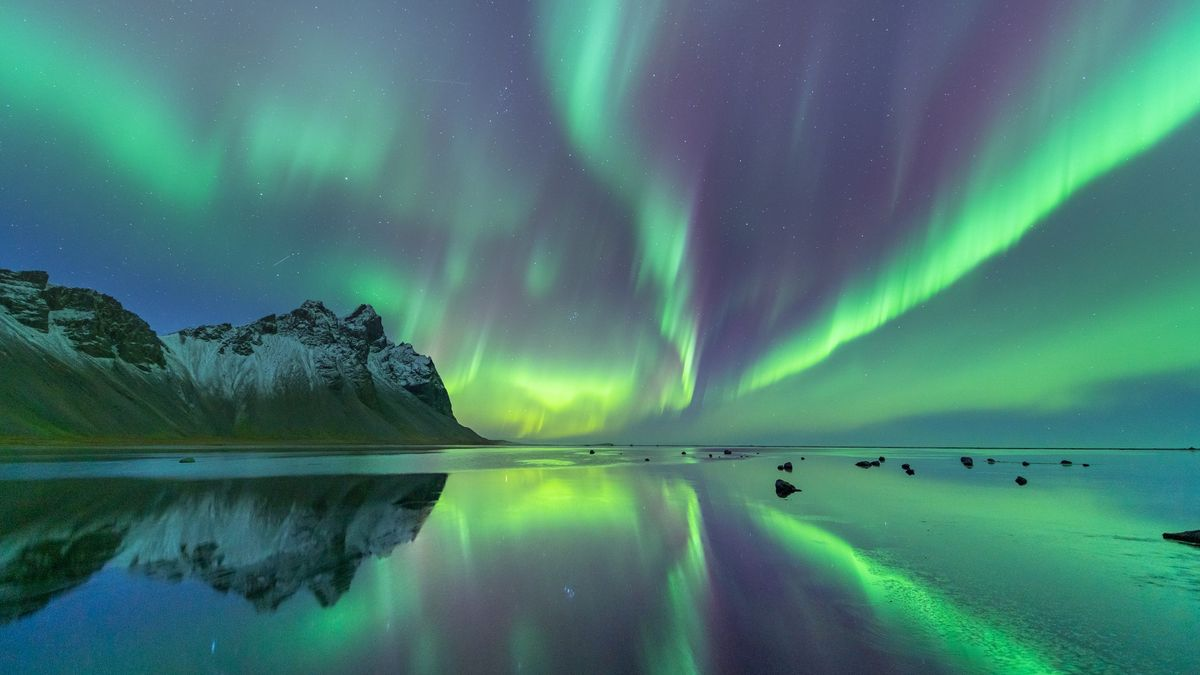
#> input picture image.jpg, 1200 x 675 px, found by its file name
$ python prg3.py
#> lines starting #> are read from the running program, lines starting #| are printed output that depends on the picture
#> further down, original_image is the input picture: shape (675, 1200, 3); mean R, G, B 71.4, 122.4, 113.8
import numpy as np
from sklearn.decomposition import PCA
import matplotlib.pyplot as plt
from skimage import io, color

def compress_image(image_path, n_components):
    # Load the image
#> called with n_components = 0
    image = io.imread(image_path)

    # Convert the image to grayscale
    if len(image.shape) == 3:
        image = color.rgb2gray(image)
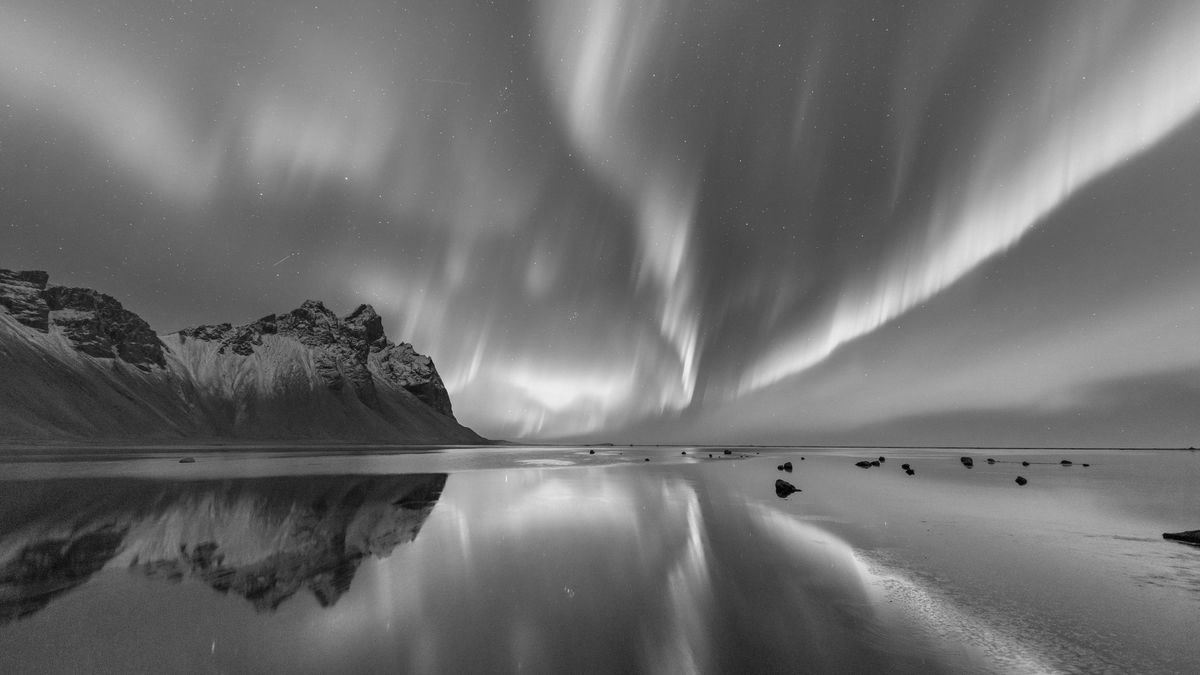
#> image: shape (675, 1200) float64; min 0.000565, max 0.934, mean 0.435

    # Flatten the image into a 1D array
    flat_image = image.flatten()

    # Apply PCA
    pca = PCA(n_components=n_components)
    compressed_image = pca.fit_transform(flat_image.reshape(1, -1))
#> compressed_image = empty array

    # Inverse transform to get the compressed image back
    reconstructed_image = pca.inverse_transform(compressed_image)

    # Reshape the image to its original shape
    reconstructed_image = reconstructed_image.reshape(image.shape)

    return reconstructed_image

def plot_images(original_image, compressed_image):
    plt.figure(figsize=(8, 4))

    plt.subplot(1, 2, 1)
    plt.imshow(original_image, cmap='gray')
    plt.title('Original Image')

    plt.subplot(1, 2, 2)
    plt.imshow(compressed_image, cmap='gray')
    plt.title('Compressed Image')

    plt.show()
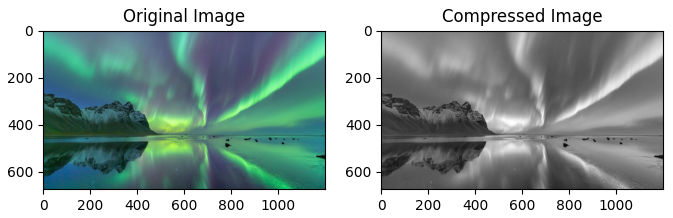
#> figure drawn by matplotlib, 2 panels

# Example usage
image_path =  'C:\\Users\\SMRITHI\\Desktop\\MML-Lab\\image.jpg'

n_components = 0  # Adjust the number of components according to your needs

original_image = io.imread(image_path)
compressed_image = compress_image(image_path, n_components)
plot_images(original_image, compressed_image)
